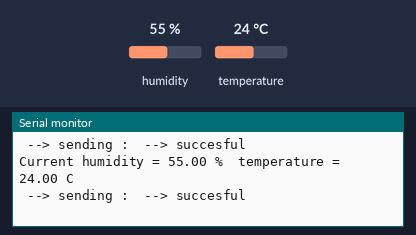
The sketch below on a simulated Arduino Uno, built with avr-gcc and run on an emulated ATmega328P. Parts: the last lines printed to the serial monitor. Wiring (inferred from the names in the program): DHT11 sensor: data A0. The test bench sets the inputs (shaded band); at power-on: humidity 55 %, temperature 24 °C. No radio packets arrive unless stated.

Above: at 2.2 s.
2.3 s: humidity set to 22 %
At 3.6 s:
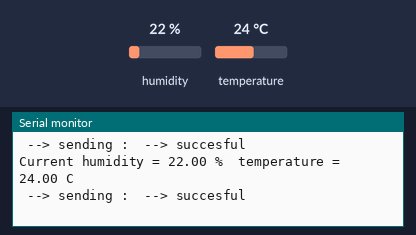
3.8 s: temperature set to 12 °C
At 4.3 s:
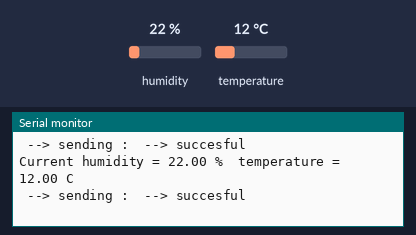
5.3 s: humidity set to 40 %
At 6.4 s:
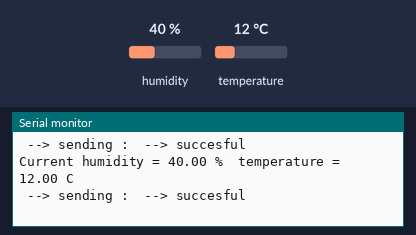
Timing chart, 0 to 8.3 s (numbered marks = the images above; inputs shaded):
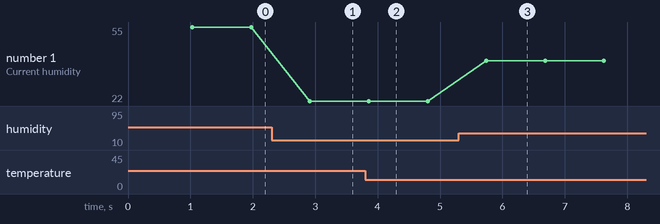

The sketch:

RF_TRANCIEVER.ino
```cpp
#include <SPI.h>
#include <nRF24L01.h>      // define NRF24L01's library (download from référence)
#include <RF24.h>
#include <RF24_config.h>
#include <dht.h>           // Define DHT11 temperature sensor's library (Download from référence)
#define dht_dpin A0        // Confifuration defaut "A0". It's possible to change your analog pin since A0 to A5. Make your best choice

RF24 radio(8,10);           // Define radio pin RF24 radio(CE,CSN), this case mean CE -> 8 & CSN -> 10. Hope it's a best choice. Or your can change like you want
const uint64_t pipe = 0xE8E8F0F0E1LL;
byte data_1[3];            // Declare table of data type BYTE. That for Humidity's data and Temperature's data

dht DHT;

void setup(void)
{
  Serial.begin(9600);      // Setup serial monitor'rate to 9600. Defaut setting
  delay(300);              // Delay 0.3s before next step

  radio.begin();           // Turn on RF24L01
  radio.openWritingPipe(pipe);
  radio.openReadingPipe(1,pipe);

  Serial.println("Humidity and temperature\n\n");  // Display "Humidity and temperature\n\n" Arduino Serial Monitor (Tools --> Serial Monitor)
  delay(700);
}

void loop(void)
{
  DHT.read11(dht_dpin);  // Set DHT11 to read dht_dpin. My case is "A0"
  data_1[0]  = DHT.temperature;  // Set temperature acquisition's data to data's slot 0
  data_1[1]  = DHT.humidity;     // set temperature acquisition's data to data's slot 1

// Setting up serial monotor display:
  Serial.print("Current humidity = ");
  Serial.print(DHT.humidity);
  Serial.print(" %  ");
  Serial.print("temperature = ");
  Serial.print(DHT.temperature);
  Serial.println(" C  ");
  Serial.print(" --> sending : ");


// Radio sending's command

  Serial.print(" --> succesful\n");

  delay(400);

  radio.powerDown();  // Save power by powerdown mode
  delay(500);
  radio.powerUp();    // Turn back to online's mode
}
```

Measured:
- after the input at 2.3 s, the serial monitor: prints a new line after 0.61 s (image 1)
- after the input at 3.8 s, the serial monitor: prints a new line after 0.06 s (image 2)
- after the input at 5.3 s, the serial monitor: prints a new line after 0.44 s (image 3)
- plotted number 1: 55 → 22 after the input at 2.3 s, 22 → 40 after the input at 5.3 s
